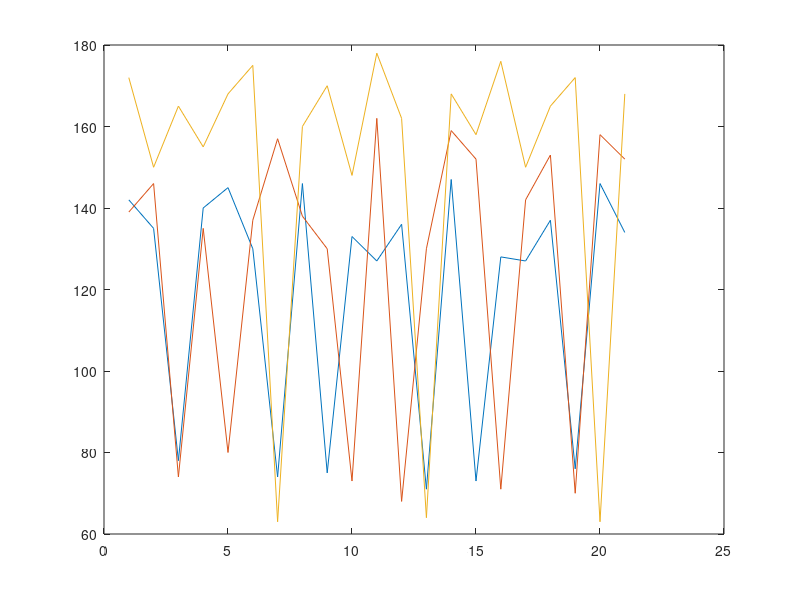

Reproduce this figure in MATLAB. (Note: this script raises an error after producing the figure.)
xValues = [1:21]
yValues = [142, 135, 78, 140, 145, 130, 74, 146, 75, 133, 127, 136, 71, 147, 73, 128, 127, 137, 76, 146, 134;
            139, 146, 74, 135, 80, 137, 157, 138, 130, 73, 162, 68, 130, 159, 152, 71, 142, 153, 70, 158, 152; 
            172, 150, 165, 155, 168, 175, 63, 160, 170, 148, 178, 162, 64, 168, 158, 176, 150, 165, 172, 63, 168];
graph = plot(xValues, yValues)
graph(1).Color = "b";
graph(2).Color = 'g';
graph(3).Color = 'y';
xlabel("Day (1-21)")
ylabel("Post-Workout Heart Rate (bpm)")
title("Post-Workout Heart Rate for Each Athlete Each Day")
legend("Beginner", "Intermediate", "Advanced")
